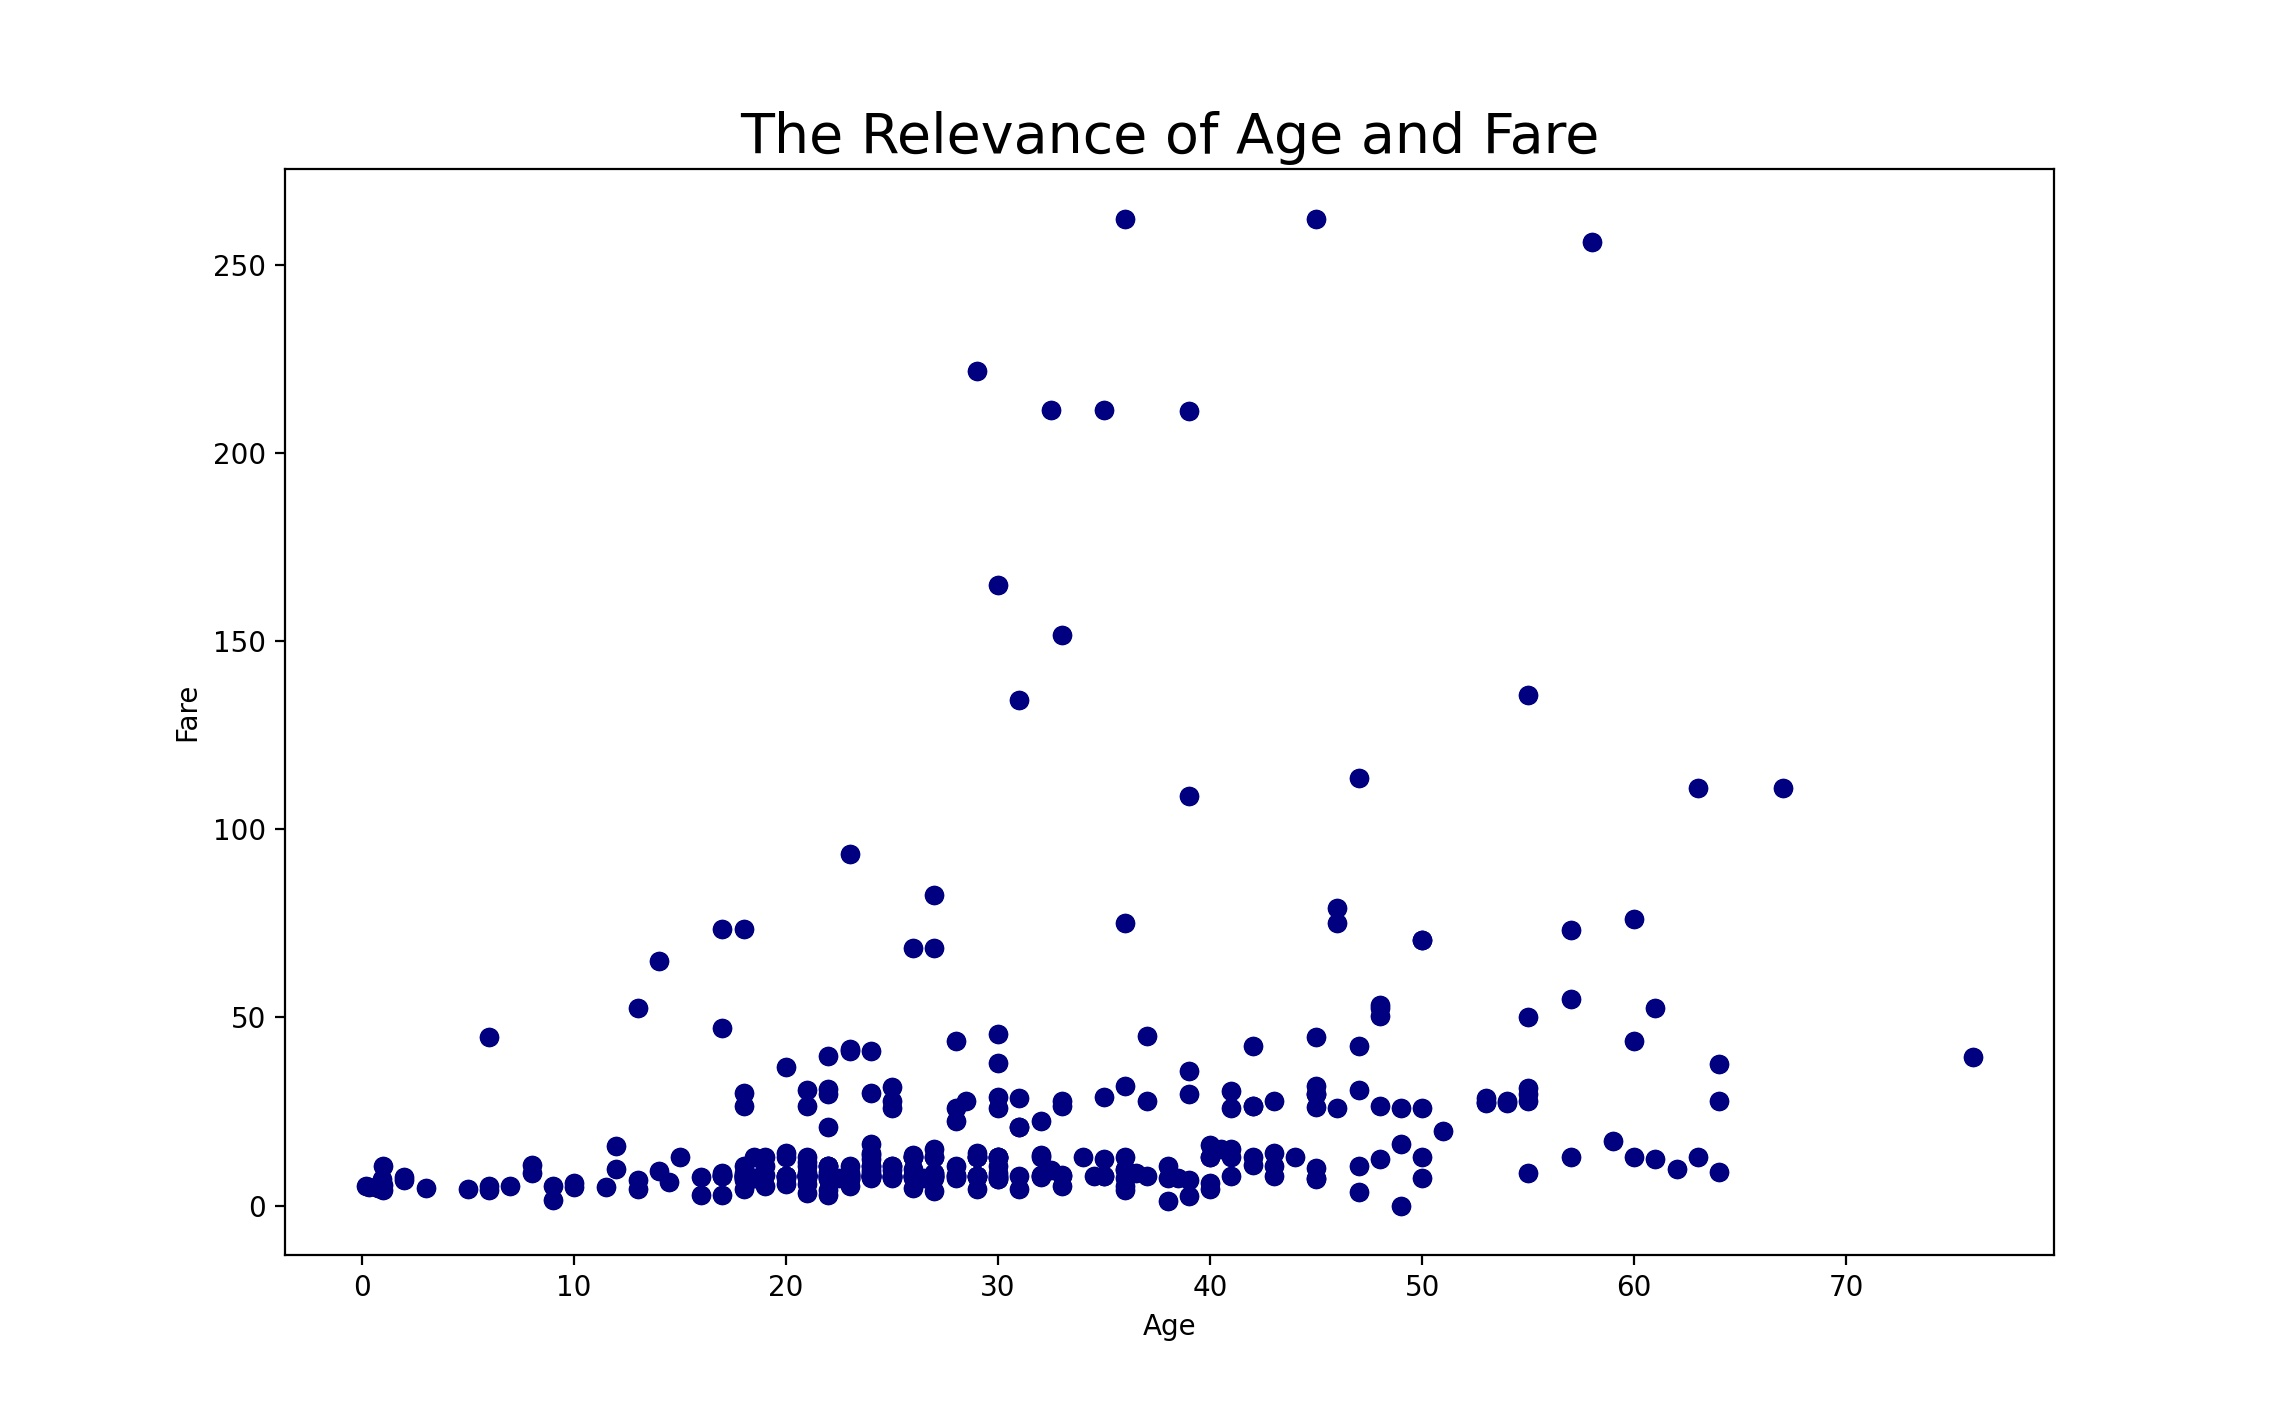

The Python source for this figure:
from turtle import color
import pandas as pd
import matplotlib.pyplot as plt

# 資料讀取
train_data = pd.read_csv('Titanic Data Analysis/test.csv')
test_data = pd.read_csv('Titanic Data Analysis/test.csv')

# 合併資料
all_data = pd.concat([train_data,test_data], axis = 0)

# 製作年齡-票價散佈圖
# 設定圖表觀測向量與標籤
data_x = all_data['Age']
data_y = all_data['Fare'] / (all_data['SibSp'] + all_data['Parch'] + 1)

# 設定圖表
fig1, ax1 = plt.subplots()
ax1.scatter(data_x, data_y, color = "navy")
ax1.set_xlabel("Age")
ax1.set_ylabel("Fare")
ax1.set_title("The Relevance of Age and Fare", size = 20)
fig1.set_size_inches(12, 8)

# 輸出圖表
plt.show()
